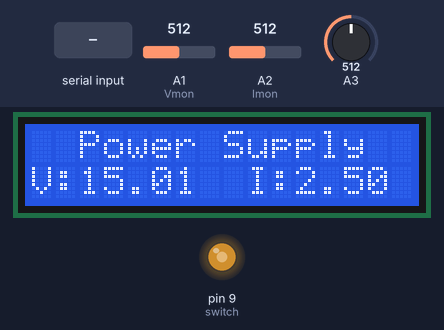
Recording of a sketch running on a simulated Arduino Uno, built with avr-gcc and run on an emulated ATmega328P. On the bench: 16×2 character LCD, output pins drawn as LEDs (lit = HIGH). The inputs (shaded band) are chosen by the test bench; at power-on: A1 (Vmon) = 512, A2 (Imon) = 512, A3 = 512. What the sketch prints to the serial monitor is not drawn.

Above: at 1.2 s.
1.3 s: A1 (Vmon) set to 348
At 2.0 s:
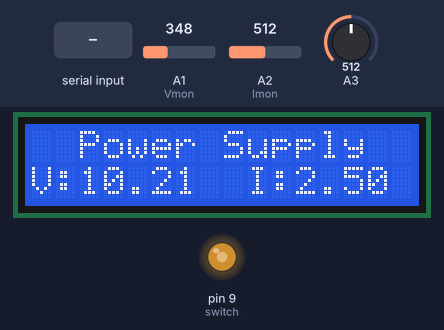
2.8 s: A1 (Vmon) set to 331
At 3.4 s:
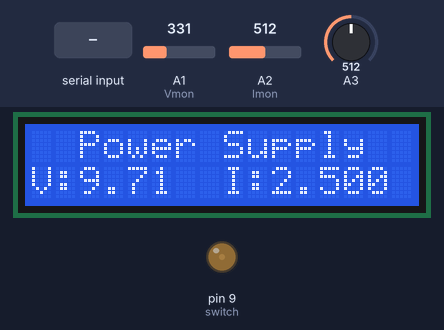
4.3 s: A2 (Imon) set to 716
At 5.2 s:
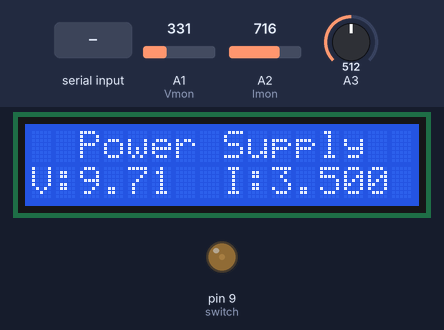
5.8 s: "5\n" received over Serial
At 7.0 s:
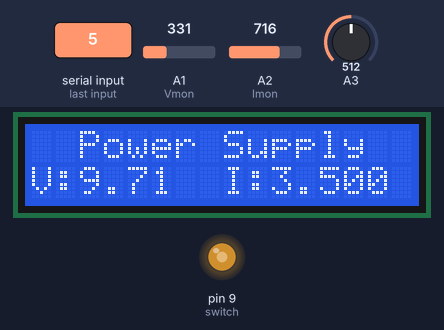
8.8 s: A2 (Imon) set to 900
At 9.9 s:
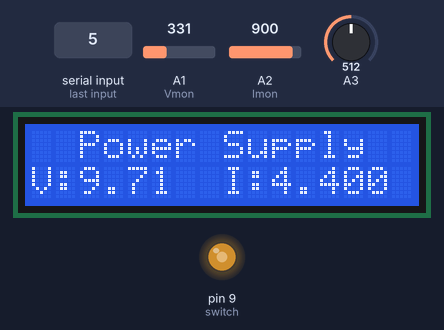
Timing chart, 0 to 11.3 s (numbered marks = the images above; inputs shaded):
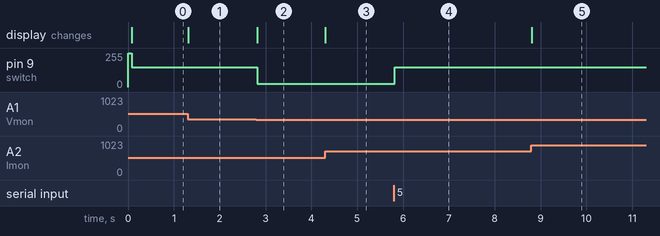

Measured:
- the behaviour switches between 341 and 340 on A1 (Vmon) (found by bisection; images 1 and 2)
- after the input at 1.3 s, the display: changes at once (image 1)
- after the input at 2.8 s, pin 9 (switch): 150/255 → 25/255 at once; the display: changes at once (image 2)
- after the input at 4.3 s, the display: changes at once (image 3)
- after the input at 5.8 s, pin 9 (switch): 25/255 → 150/255 at once
- after the input at 8.8 s, the display: changes at once (image 5)

The sketch:

sketch_timergen.ino
```cpp
#include <TimerOne.h>
/*
Jenny Lynn Kelly & Petr Esakov
PSU4PSU Microcontroller Integration

This sketch prints "Hello World!" to the LCD
 and shows the time.

  The circuit:
 * LCD RS pin 4 to digital pin 7
 * LCD Enable pin 6 to digital pin 8
 * LCD D4 pin 9 to digital pin 5
 * LCD D5 pin 10 to digital pin 4
 * LCD D6 pin 11 to digital pin 3
 * LCD D7 pin 12 to digital pin 2
 *
 * LCD R/W pin 5 to ground
 * LCD VSS pin 1 to ground
 * LCD VCC pin 2 to 5V
 * 10K resistor:
 * ends to +5V and GND
 * wiper to LCD VO pin (pin 3)


 This sketch connects the HC-05 to the
 Arduino Uno R3

 The circuit:

 * HC-05 Enable pin 1 to digital pin 9
 * HC-05 VCC pin 2 to 5V
 * HC-05 GND pin 3 to GND
 * HC-05 TX pin 4 to digital pin 10 (RX)
 * HC-05 RX pin 5 to digital pin 11 (TX)
 * HC-05 STATE pin 6 not connected

 */

#include <SoftwareSerial.h>
#include <LiquidCrystal.h>

float setVoltage = 10;
int dutyCycle = 0;
const int Vmon = A1;
float VmonVal;
const int Imon = A2;
float ImonVal;

SoftwareSerial BTSerial(10, 11);   // RX | TX

// initialize the library by associating any needed LCD interface pin
// with the arduino pin number it is connected to
const int rs = 7, en = 12, d4 = 2, d5 = 3, d6 = 4, d7 = 5;
LiquidCrystal lcd(rs, en, d4, d5, d6, d7);

void setup(){
  pinMode(9, OUTPUT);    /* this pin will pull the HC-05 pin 34 (KEY pin) HIGH to switch module to AT mode */
  digitalWrite(9, HIGH);
  Serial.begin(9600);
  Serial.println("Set Voltage:");
  BTSerial.begin(9600);  // HC-05 default speed in AT command mode

//////////////////////////////////////////////////////////////////////

  // set up the LCD's number of columns and rows:
  lcd.begin(16, 2);

  // Print a message to the LCD.
  lcd.print("  Power Supply");

//////////////////////////////////////////////////////////////////////
  Timer1.initialize(6);
  Timer1.pwm(9, 0);


//////////////////////////////////////////////////////////////////////

}

void adjustPWM(){
  float vread = (30 * VmonVal)/1023;
  if(setVoltage>vread){
	  if(dutyCycle > 100){
		  dutyCycle = dutyCycle - 100;
	  }
  }

  if(setVoltage<vread){
	  if(dutyCycle < 511){
		  dutyCycle = dutyCycle + 100;
	  }
  }
  Timer1.pwm(9,dutyCycle);
}

void loop(){


  // (note: line 1 is the second row, since counting begins with 0):
  lcd.setCursor(0, 0);
  // read the input on voltage monitor pin:
  int sensorValue = analogRead(A3);
  float voltage = VmonVal * (30.0 / 1023.0);
  // setVoltage = voltage;

  VmonVal = analogRead(Vmon);
  ImonVal = analogRead(Imon);

  float current = ImonVal * (5.0 / 1023.0);

  //Feed back read voltage value and adjust PWM duty cycle to make it match the set voltage value
  adjustPWM();

  // print out the value you read:
  // print out the value you read:
  //Serial.println(voltage);

  // Print a message to the LCD.
  //lcd.print(voltage); //connect this later to Vout/Iout sensors and Bluetooth
  if (Serial.available()){
	  float input = Serial.parseFloat();
    setVoltage = input;
    //Serial.println(VmonVal);
    Serial.println(setVoltage);

  }

  //The code below allows for commands and messages to be sent from COMPUTER (serial monitor) -> HC-05
  if (Serial.available())           // Keep reading from Arduino Serial Monitor
    BTSerial.write(Serial.read());  // and send to HC-05

  //The code below allows for commands and messages to be sent from HC-05 -> COMPUTER (serial monitor)
  if (BTSerial.available())         // Keep reading from HC-05 and send to Arduino
    Serial.write(BTSerial.read());  // Serial Monitor


//////////////////////////////////////////////////////////////////////

  // set the cursor to column 0, line 1
  // (note: line 1 is the second row, since counting begins with 0):
  lcd.setCursor(0, 1);
  // print the number of seconds since reset:
  lcd.print("V:");
  lcd.print(voltage);
  lcd.print("  I:");
  lcd.print(current);

//////////////////////////////////////////////////////////////////////

}
```
